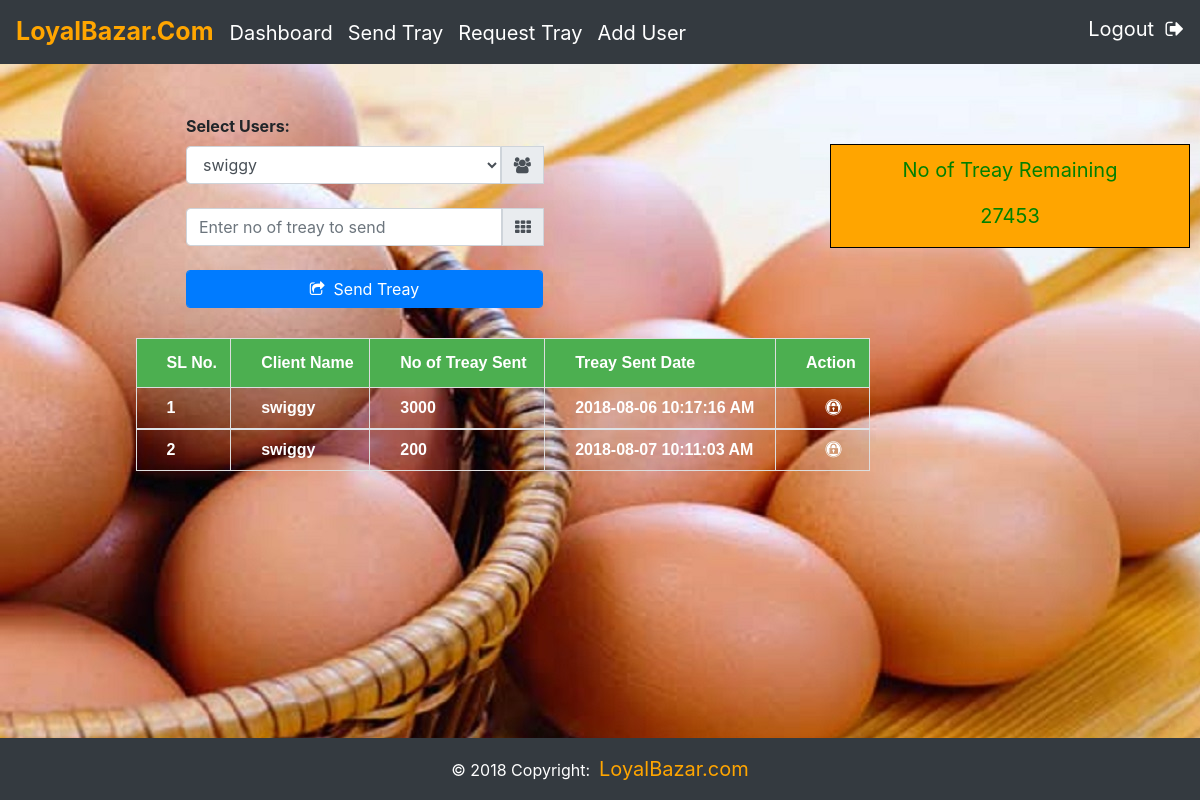
The app's page /LoyalBazar/loyalMaster.php?Page=sendTreay (signed in) with its own data.
### tables this page shows
CREATE TABLE `loyal_user` (
  `UserID` int(30) NOT NULL,
  `UserName` varchar(100) DEFAULT NULL,
  `Email_Id` varchar(100) NOT NULL,
  `Password` varchar(100) DEFAULT NULL,
  `IsUserLoggedIn` tinyint(5) DEFAULT NULL,
  `LastActivityDate` varchar(100) DEFAULT NULL,
  `CompanyID` int(30) DEFAULT NULL,
  `role` varchar(30) DEFAULT NULL,
  `noOfTreay` int(30) DEFAULT NULL
);

CREATE TABLE `loyal_client_db` (
  `ID` int(30) NOT NULL,
  `ClientName` varchar(100) DEFAULT NULL,
  `noTreayRecieved` int(30) DEFAULT NULL,
  `TreaySentDate` varchar(100) NOT NULL,
  `CompanyID` int(30) DEFAULT NULL
);

### LoyalBazar/sendTreay.php (the view, shortened to what this page needs)
<?php
	include "loyal_db.php";
	$UserID= $_SESSION['UserId'];
	$sessionRole=$_SESSION['Role'];
	$sql= "SELECT * FROM loyal_user WHERE UserID=$UserID";
	$res=mysqli_query($conn,$sql) or die(mysqli_error($conn));
	while($row=mysqli_fetch_assoc($res)){
		$id=$row['UserID'];
		$noOfTreay=$row['noOfTreay'];
	}
?>
<div class="container addTreay">
	<div class="row">
		<div class="col-md-12">
		<form method="post" action="validateSendTreay.php">
			<div class="col-md-6" style="float: left; margin-top: -30px;">
					<div class="input-group"  style="width: 70%;margin-left: 10%;font-weight: bold;">
						<label for="userNames">Select Users:</label>
					</div>
					<div class="input-group"  style="width: 70%;margin-left: 10%">
						<select id="userNames" name="userNames" class="form-control">
						<?php
							$sql = "SELECT lc.client_name FROM loyal_user_client lc,loyal_user u WHERE lc.client_admin_id=$id and u.UserID=$id";
							$res=mysqli_query($conn,$sql) or die(mysqli_error($conn));
							while ($row = mysqli_fetch_assoc($res)){?>
							<option value='<?php echo $row["client_name"];?>'> <?php echo $row['client_name']; ?></option>;
							<?php }
						?>
						</select>
						<div class="input-group-prepend">
							<span class="input-group-text"><i class="fa fa-users"></i></span>
						</div>
					</div><br>
					<div class="input-group"  style="width: 70%;margin-left: 10%">
						<input type="number" name="noOfTreay" id="noOfTreay" class="form-control" placeholder="Enter no of treay to send">
						<div class="input-group-prepend">
							<span class="input-group-text"><i class="fa fa-th"></i></span>
						</div>
					</div><br>
					<div class="input-group"  style="width: 70%;margin-left: 10%">
						<button type="submit" name="btnSendTreay" id="btnSendTreay" class="form-control btn btn-primary"><span><i class="fa fa-share-square-o"></i></span>&nbsp;&nbsp;Send Treay</button>
					</div>
				</div>
				<div class="col-md-4" style="border: 1px solid black;text-align: center;background-color: orange;color:green;font-size: 20px;padding-top: 10px;float: right;margin-right: 10px;">
						<p>No of Treay Remaining</p>
						<p><?php echo $noOfTreay;?></p>
				</div>
			<br>
			<br><br>
		</form>
			</div>
		</div>
	</div>
	<div class="container" id="c2" style="display:show;">
		<div class="row">
			<div class="col-md-12" style="margin-top: 30px;">
				<table class="table table-striped table-eco" id="customers">
					<thead>
				    	<tr>
				    		<th valign="middle">SL No.</th>
						    <th valign="middle" >Client Name </th>
						    <th valign="middle" >No of Treay Sent</th>
						    <th valign="middle" >Treay Sent Date</th>
						    <th valign="middle"> Action</th>
						</tr>
						<?php
								include "loyal_db.php";
								$sql="SELECT * FROM loyal_client_db WHERE CompanyID=$id";
									$res=mysqli_query($conn,$sql) or die(mysqli_error($conn));
									$count=mysqli_num_rows($res);
									$lastValue=0;
									while ($row=mysqli_fetch_assoc($res)) {
											$client_name=$row['ClientName'];
											$noTreayRecieved=$row['noTreayRecieved'];
											$TreaySentDate=$row['TreaySentDate'];
											$id=$row['ID'];
											$lastValue=$lastValue+1;
							?>
						<tbody>
							<td><?php echo $lastValue;?></td>
							<td><?php echo $client_name;?></td>
							<td><?php echo $noTreayRecieved; ?></td>
							<td><?php echo $TreaySentDate; ?></td>
							<td align="center"><?php
								if($sessionRole=='normaluser'){ ?>
									<i id="noEdit" title="Editing disabled" class="fa fa-expeditedssl"></i></td>
								<?php }else if($lastValue == $count){ ?>
								 <a href="editSendTableRow.php?ids=<?php echo $id;?>"><i class="fa fa-pencil-square-o" style="color:blue;font-size: 16px;" title="Edit"></i></a>
								</td>
							<?php }else{ ?>
								<i id="noEdit" title="Editing disabled" class="fa fa-expeditedssl"></i>
							<?php }
								?></td>
						</tbody>
					<?php } ?>
					</thead>
				</table><br>
				<br><br><br>
				</div>
	</div>
</div>

### LoyalBazar/loyalMaster.php (style rules this page uses)
body { padding-top: 3.6rem; background-image: url("Images/egg-tray1.jpg"); height: 100% !important; background-repeat: no-repeat; }

### LoyalBazar/sendTreay.php (style rules this page uses)
.addTreay { margin-top: 40px; margin-left: 60px; }
#customers { font-family: "Trebuchet MS", Arial, Helvetica, sans-serif; border-collapse: collapse; width: 68%; margin-left: 7%; }
#customers td, #customers th { border: 1px solid #ddd; padding: 8px;padding-left: 30px; color: white; font-weight: bold; }
#customers th { padding-top: 12px; padding-bottom: 12px; padding-left: 30px; text-align: left; background-color: #4CAF50; color: white; }

### records on screen
loyal_user: noOfTreay "27453"
loyal_client_db: ClientName "swiggy", noTreayRecieved "3000", TreaySentDate "2018-08-06 10:17:16 AM"
loyal_client_db: ClientName "swiggy", noTreayRecieved "200", TreaySentDate "2018-08-07 10:11:03 AM"

### other values on screen
form field userNames "swiggy"
